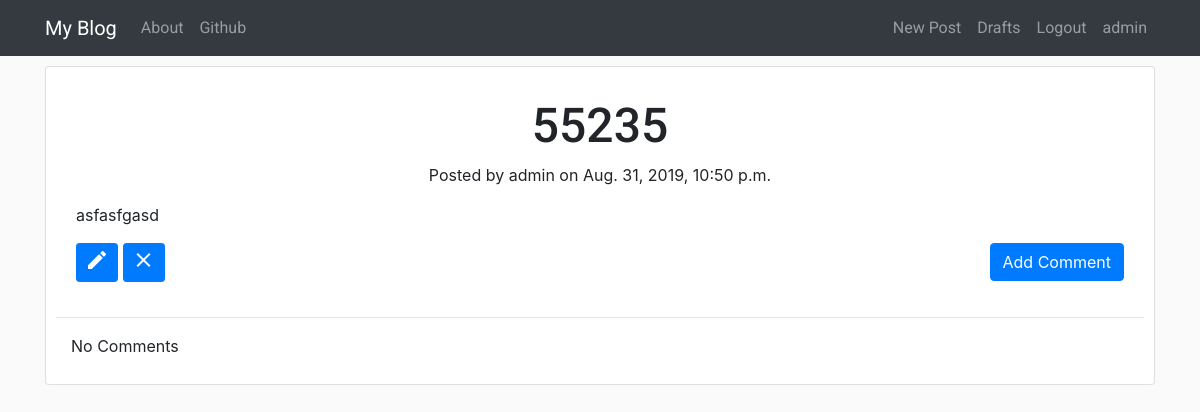
Screenshot of /post/12/ (signed in) with the database file from the repository.
### blog/models.py (models this page shows, shortened)
class Post(models.Model):
    author = models.ForeignKey(User, on_delete = models.CASCADE)
    title = models.CharField(max_length = 200)
    text = models.TextField()
    create_date = models.DateTimeField(default = timezone.now)
    published_date = models.DateTimeField(blank = True, null = True)

### blog/views.py (the view)
# urls.py: path('post/<int:pk>/', views.PostDetailView.as_view(), name = 'post_detail'),
class PostDetailView(DetailView):
    model = Post

### blog/templates/blog/post_detail.html (shortened to what this page needs)
{% extends 'blog/base.html' %}
{% block content %}
<div class="card card-post-detail">
    <div class="card-body">
        <h1 class="posttitle loader">{{ post.title }}</h1>
        <div class="date postdate">
            {% if post.published_date %}
                Posted by {{ post.author }} on {{ post.published_date }}
            {% else %}
                <a class="btn btn-warning" href="{% url 'post_publish' pk=post.pk %}">Publish</a>
            {% endif %}
        </div>
        <p class="card-text postcontent">{{ post.text|safe|linebreaksbr }}</p>
        {% if user.is_authenticated %}
        <div class="edit-delete-container">
            <a class="btn btn-primary btn-sm" href="{% url 'post_edit' pk=post.pk %}">
                <i class="material-icons">
                </i>
            </a>
            <a class="btn btn-primary btn-sm" href="{% url 'post_remove' pk=post.pk %}">
                <i class="material-icons">
                </i>
            </a>
        </div>
        {% endif %}
        <div class="text-right">
            <a class="btn btn-primary btn-comment" href="{% url 'add_comment_to_post' pk=post.pk %}">Add Comment</a>
        </div>
    </div>
    <hr>
    <div class="container">
        {% for comment in post.comments.all %}
            {% if user.is_authenticated or comment.approved_comment %}
                <div class="comment-detail">
                    <span class="commented-by font-weight-bold">{{ comment.author }}</span><span class="text-muted"> · {{ comment.create_date }}</span>
                    {% if not comment.approved_comment %}
                    <a class="btn btn-primary btn-sm" href="{% url 'comment_remove' pk=comment.pk %}">
                        <i class="material-icons">
                            close
                        </i>
                    </a>
                    <a class="btn btn-primary btn-sm" href="{% url 'comment_approve' pk=comment.pk %}">
                        <i class="material-icons">
                            check
                        </i>
                    </a>
                    {% endif %}
                    <p>{{ comment.text|safe }}</p>
                </div>
            {% endif %}
            {% empty %}
            <p>No Comments</p>
        {% endfor %}
    </div>
    {% endblock %}

### blog/templates/blog/base.html (shortened to what this page needs)
<!DOCTYPE html>
{% load staticfiles %}
<html lang="en">
<head>
    <link rel="stylesheet" href="https://stackpath.bootstrapcdn.com/bootstrap/4.3.1/css/bootstrap.min.css">
    <link href="https://cdnjs.cloudflare.com/ajax/libs/summernote/0.8.12/summernote-bs4.css" rel="stylesheet">
    <link rel="stylesheet" href="{% static 'css/blog.css' %}">
</head>
<body>
    <nav class="navbar navbar-expand-lg navbar-dark bg-dark techfont">
        <div class="container">
            <a class="navbar-brand" href="{% url 'post_list' %}">My Blog</a>
            <div class="collapse navbar-collapse" id="navbarNav">
                <ul class="navbar-nav">
                    <li class="nav-item">
                        <a class="nav-link" href="{% url 'about' %}">About</a>
                    </li>
                    <li class="nav-item">
                        <a class="nav-link" href="https://github.com/kennethalberto/blog-project">Github</a>
                    </li>
                </ul>
                <div class="navbar-collapse collapse w-100 order-3 dual-collapse2">
                    <ul class="navbar-nav ml-auto">
                        {% if user.is_authenticated %}
                            <li class="nav-item">
                                <a class="nav-link" href="{% url 'post_new' %}">New Post</a>
                            </li>
                            <li class="nav-item">
                                <a class="nav-link" href="{% url 'post_draft_list' %}">Drafts</a>
                            </li>
                            <li class="nav-item">
                                <a class="nav-link" href="{% url 'logout' %}">Logout</a>
                            </li>
                            <li class="nav-item">
                                <a class="nav-link">{{ user.username }}</a>
                            </li>
                        {% endif %}
                    </ul>
                </div>
            </div>
        </div>
    </nav>
    <div class="content container">
        <div class="row">
            <div class="col-md-12">
                <div class="blog_posts">
                    {% block content%}
                    {% endblock %}
                </div>
            </div>
        </div>
    </div>
</body>
</html>

### blog/static/css/blog.css (style rules this page uses)
body { background: #FAFAFA; }
.techfont { font-family: 'Roboto', sans-serif; margin-bottom: 10px; }
.postdate { text-align: center; }
.posttitle { font-family: 'Roboto', sans-serif; font-size: 3em; text-align: center; }
.postcontent { font-family: 'Roboto', sans-serif; font-size: 1.5em; }
.card-post-detail { padding: 10px; }
.edit-delete-container { position: absolute; }
.btn-comment { position: relative; right: 0; }

### rows the page displays
Post: title "55235", author "admin", published_date "Aug. 31, 2019, 10:50 p.m.", text "asfasfgasd"

### other values shown
{{ user.username }} "admin"
